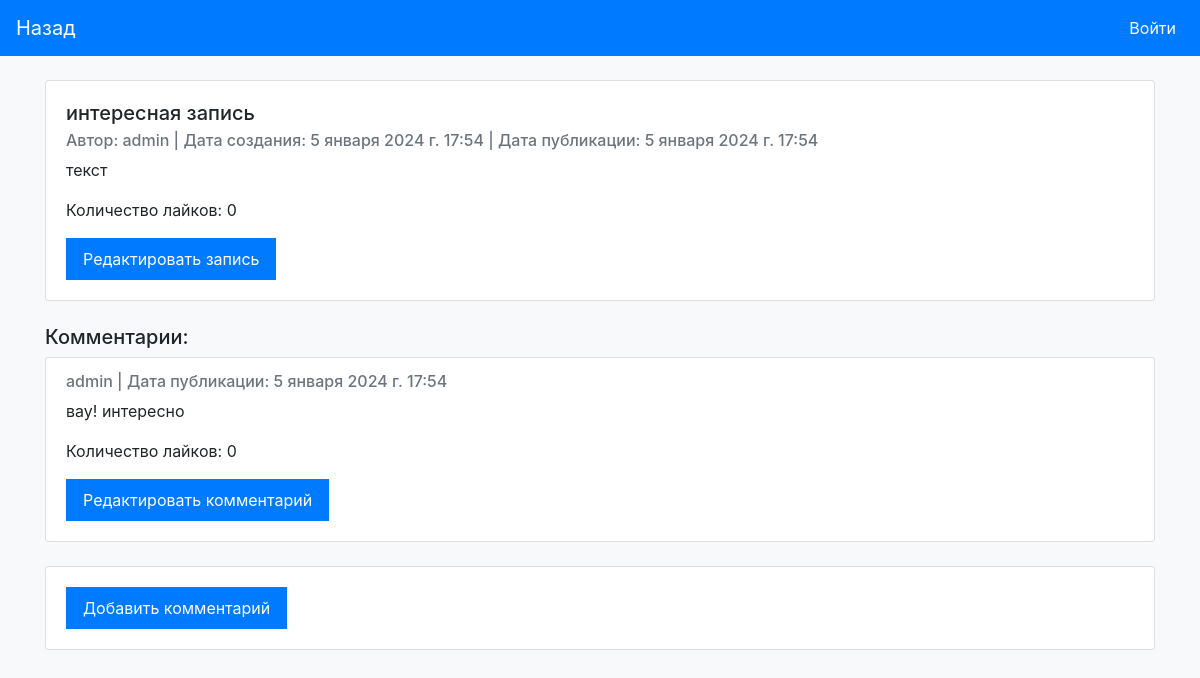
Screenshot of /forum/3/posts/post/29 with the database file from the repository.
### blog/models.py (models this page shows, shortened)
class Post(models.Model):
    author = models.ForeignKey(settings.AUTH_USER_MODEL, on_delete=models.CASCADE)
    title = models.CharField(max_length=200, verbose_name="Заголовок")
    text = models.TextField(verbose_name="Текст")
    created_at = models.DateTimeField(default=timezone.now, verbose_name="Дата создания")
    published_at = models.DateTimeField(blank=True, null=True, verbose_name="Дата публикации")
    forum = models.ForeignKey(Forum, on_delete=models.CASCADE)
    likes = models.IntegerField(default=0)
    published = PostPublishedManager()
    objects = PostManager()
    is_published = models.BooleanField(default=False, verbose_name="Запись опубликована?")
    def is_publish(self):
        return True if self.published_at else False
    class Meta:
        verbose_name = 'Запись в блоге'
        verbose_name_plural = 'Записи в блоге'

class Comment(models.Model):
    post = models.ForeignKey(Post, on_delete =models.CASCADE)
    author = models.ForeignKey(settings.AUTH_USER_MODEL, on_delete=models.CASCADE)
    text = models.TextField()
    created_at = models.DateTimeField(default=timezone.now)
    likes = models.IntegerField(default=0)
    objects = models.Manager()

### blog/views.py (the view)
# urls.py: path('forum/<int:forum_id>/posts/post/<int:post_id>', views.post, name='post'),
def post(request, forum_id, post_id):
    try:
        post = Post.objects.all().get(id = post_id)
    except Post.DoesNotExist:
        raise Http404('Запись не найдена')
    if not post.is_publish() and not request.user.is_staff:
        raise Http404('Запись в блоге не найдена')
    comments = Comment.objects.filter(post=post)
    return render(request, 'blog/post.html', {'post': post, 'comments': comments, 'forum_id': forum_id})

### blog/managers.py (called while the page is built)
    def get_queryset(self):
        return PostQuerryset(self.model, using=self._db)

### blog/templates/blog/post.html (shortened to what this page needs)
{% load static %}
<!DOCTYPE html>
<html lang="en">
<head>
    <link rel="stylesheet" href="https://stackpath.bootstrapcdn.com/bootstrap/4.3.1/css/bootstrap.min.css"
>
    <link rel="stylesheet" href="{% static 'blog/css/theme.css' %}">
</head>
<body>
<nav class="navbar navbar-expand-lg navbar-light">
    <a class="navbar-brand" href="{% url 'post_list' forum_id=forum_id %}">Назад</a>
    <div class="collapse navbar-collapse" id="navbarNav">
        <ul class="navbar-nav ml-auto">
            {% if user.is_authenticated %}
                <li class="nav-item dropdown">
                    <a class="nav-link dropdown-toggle" href="#" id="navbarDropdown" role="button" data-toggle="dropdown" aria-haspopup="true" aria-expanded="false">
                        <i class="fas fa-user-circle"></i> {{ user.username }}
                    </a>
                    <div class="dropdown-menu" aria-labelledby="navbarDropdown">
                    </div>
                </li>
            {% else %}
                <li class="nav-item">
                    <a class="nav-link" href="{% url 'login' %}">Войти</a>
                </li>
            {% endif %}
        </ul>
    </div>
</nav>
<div class="container mt-4">
    <div class="card">
        <div class="card-body">
            <h5 class="card-title">{{ post.title }}</h5>
            <h6 class="card-subtitle mb-2 text-muted">Автор: {{ post.author }} | Дата создания: {{ post.created_at }} | Дата публикации: {{ post.published_at }}</h6>
            <p class="card-text">{{ post.text }}</p>
            <p class="card-text">Количество лайков: {{ post.likes }}</p>
            <a class="btn btn-primary btn-square" href="{% url 'post_edit' forum_id=forum_id post_id=post.id %}">Редактировать запись</a>
        </div>
    </div>
</div>
<div class="container mt-4">
    <h5>Комментарии:</h5>
    {% for comment in comments %}
    <div class="card mt-2">
        <div class="card-body">
            <h6 class="card-subtitle mb-2 text-muted">{{ comment.author }} | Дата публикации: {{ comment.created_at }}</h6>
            <p class="card-text">{{ comment.text }}</p>
            <p class="card-text">Количество лайков: {{ comment.likes }}</p>
            <a class="btn btn-primary btn-square" href="{% url 'comment_edit' forum_id=post.forum.id post_id=post.id comment_id=comment.id %}">Редактировать комментарий</a>
        </div>
    </div>
    {% endfor %}
</div>
<div class="container mt-4">
    <div class="card mt-2">
        <div class="card-body">
            <a class="btn btn-primary btn-square" href="{% url 'comment_add' forum_id=post.forum.id post_id=post.id%}">Добавить комментарий</a>
        </div>
    </div>
</div>
</body>
</html>

### blog/static/blog/css/theme.css (style rules this page uses)
body { background-color: #f8f9fa; }
.navbar { background-color: #007bff; }
.navbar-brand, .nav-link { color: #ffffff !important; }
.card { margin-top: 20px; }
.btn-primary { background-color: #007bff; border-color: #007bff; }
.btn-square { border-radius: 0; }
.btn { padding: 0.5rem 1rem; }

### rows the page displays
Post: title "интересная запись", author "admin", created_at "5 января 2024 г. 17:54", published_at "5 января 2024 г. 17:54", text "текст", likes "0"
Comment: author "admin", created_at "5 января 2024 г. 17:54", text "вау! интересно", likes "0"
